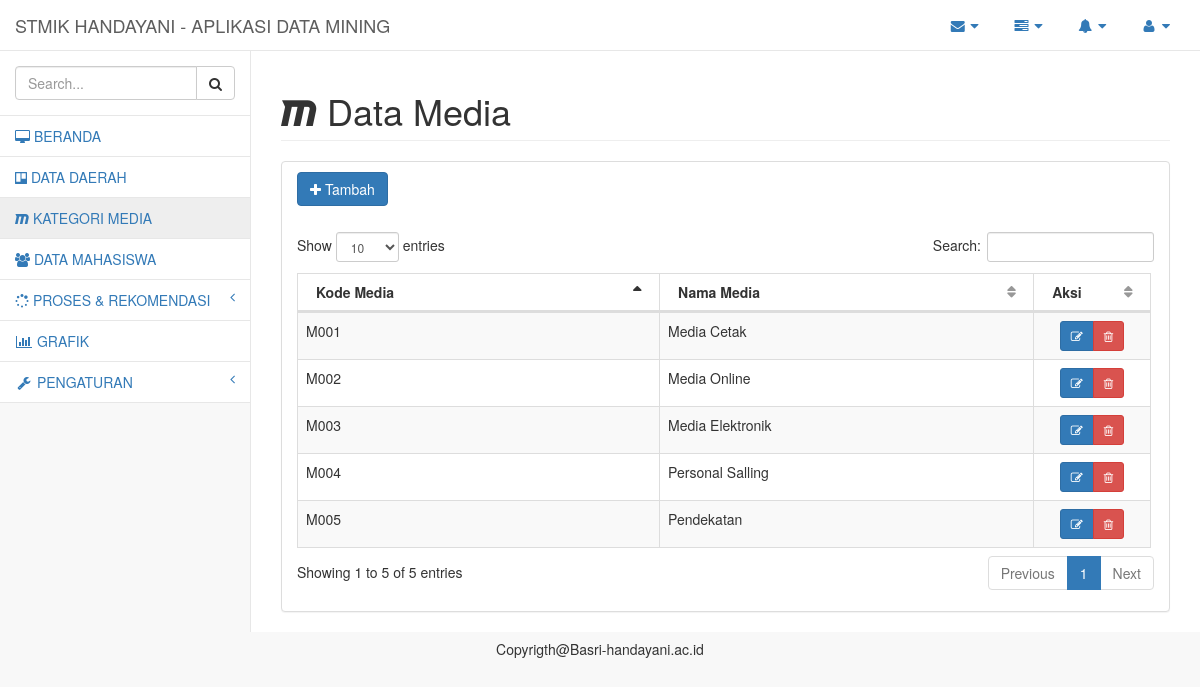
/admin/pages/kategori_media.php, run on the app's committed database.
### tables this page shows
CREATE TABLE `kategori_media` (
  `Kd_media` varchar(5) NOT NULL,
  `Nama_media` varchar(255) DEFAULT NULL
);

### admin/pages/kategori_media.php (the view, shortened to what this page needs)
<?php
include"Koneksi.php";
?>
<!DOCTYPE html>
<html lang="en">
<head>
    <link href="../vendor/bootstrap/css/bootstrap.min.css" rel="stylesheet">
    <link href="../vendor/metisMenu/metisMenu.min.css" rel="stylesheet">
    <link href="../vendor/datatables-plugins/dataTables.bootstrap.css" rel="stylesheet">
    <link href="../vendor/datatables-responsive/dataTables.responsive.css" rel="stylesheet">
    <link href="../dist/css/sb-admin-2.css" rel="stylesheet">
    <link href="../vendor/font-awesome/css/font-awesome.min.css" rel="stylesheet" type="text/css">
    </head>
    <body>
        <div id="wrapper">
            <nav class="navbar navbar-default navbar-static-top" role="navigation" style="margin-bottom: 0">
                <div class="navbar-header">
                    <a class="navbar-brand" href="#">STMIK HANDAYANI - APLIKASI DATA MINING</a>
                </div>
                <ul class="nav navbar-top-links navbar-right">
                    <li class="dropdown">
                        <a class="dropdown-toggle" data-toggle="dropdown" href="#">
                            <i class="fa fa-envelope fa-fw"></i> <i class="fa fa-caret-down"></i>
                        </a>
                    </li>
                    <li class="dropdown">
                        <a class="dropdown-toggle" data-toggle="dropdown" href="#">
                            <i class="fa fa-tasks fa-fw"></i> <i class="fa fa-caret-down"></i>
                        </a>
                    </li>
                    <li class="dropdown">
                        <a class="dropdown-toggle" data-toggle="dropdown" href="#">
                            <i class="fa fa-bell fa-fw"></i> <i class="fa fa-caret-down"></i>
                        </a>
                    </li>
                    <li class="dropdown">
                        <a class="dropdown-toggle" data-toggle="dropdown" href="#">
                            <i class="fa fa-user fa-fw"></i> <i class="fa fa-caret-down"></i>
                        </a>
                    </li>
                </ul>
                <div class="navbar-default sidebar" role="navigation">
                    <div class="sidebar-nav navbar-collapse">
                        <ul class="nav" id="side-menu">
                            <li class="sidebar-search">
                                <div class="input-group custom-search-form">
                                    <input type="text" class="form-control" placeholder="Search...">
                                    <span class="input-group-btn">
                                        <button class="btn btn-default" type="button">
                                            <i class="fa fa-search"></i>
                                        </button>
                                    </span>
                                </div>
                                <li>
                                    <a href="index.php"><i class="fa fa-desktop" ></i> BERANDA </a>
                                </li>
                                <li>
                                    <a href="data_daerah.php"><i class="fa fa-trello" ></i> DATA DAERAH</a>
                                </li>
                                <li>
                                    <a href="kategori_media.php"><i class="fa fa-maxcdn" ></i> KATEGORI MEDIA</a>
                                </li>
                                <li>
                                    <a href="home.php"><i class="fa fa-group" ></i> DATA MAHASISWA</a>
                                </li>
                                    <li>
                                        <a href="#"><i class="fa fa-spinner" > </i>&nbsp;PROSES & REKOMENDASI<span class="fa arrow"></span></a>
                                    </li>
                                    <li>
                                        <a href="grafik.php"><i class="fa fa-bar-chart-o fa-fw"> </i> GRAFIK</a>
                                    </li>
                                    <li>
                                       <a href="#"><i class="fa fa-wrench fa-fw"> </i> PENGATURAN<span class="fa arrow"></span></a>
                                </li>
                            </ul>
                        </div>
                    </div>
                </nav>
                <div id="page-wrapper">
                    <div class="row">
                        <div class="col-lg-12">
                            <h1 class="page-header" ><i class="fa fa-maxcdn"></i>&nbsp;Data Media</h1>
                        </div>
                    </div>
                    <div class="row">
                        <div class="col-lg-12">
                            <div class="panel panel-default">
                                <form method="post" enctype="multipart/form-data">
                                    <div class="panel-heading">
                                        <a type="button" class="btn btn-primary" href="#" data-toggle="modal" data-target="#myModal"><i class="fa fa-plus"></i>&nbsp;Tambah</a>
                            </div>
                        </div>
                        <tbody>
                         <div class="panel-body">
                            <table class="table table-striped table-bordered table-hover" id="dataTables-example">
                                <thead>
                                    <tr>
                                        <th class="center">Kode Media</th>
                                        <th class="center">Nama Media</th>
                                        <th class="center">Aksi</th>
                                    </tr>
                                </thead>
                                <?php
                                $query= $konek-> query('SELECT * FROM kategori_media');
                                while ($data= mysqli_fetch_array($query)) {
                                   ?>
                                   <tr>
                                       <td><?php echo $data['Kd_media']; ?></td>
                                       <td><?php echo $data['Nama_media']; ?></td>
                                       <td width="100" align="center">
                                           <div class="btn-group btn-group-sm">
                                            <a class="btn btn-primary" href="javascript:;" data-id="<?php echo $data['id']; ?>" data-toggle="modal" data-target="#modaledit"><i class="fa fa-pencil-square-o"></i></a>
                                            <a class="btn btn-danger" href="deletem.php ?Kd_media=<?php echo $data['id']; ?>"><i class="fa fa-trash-o"></i></a>
                                        </div>
                                    </td>
                                </tr>
                                <?php } ?>
                            </tbody>
                    </div>
                </div>
            </div>
        </div>
</body>
</html>
<h5 align="center">Copyrigth@Basri-handayani.ac.id</h5>

### data on the page
kategori_media: Kd_media "M001", Nama_media "Media Cetak"
kategori_media: Kd_media "M002", Nama_media "Media Online"
kategori_media: Kd_media "M003", Nama_media "Media Elektronik"
kategori_media: Kd_media "M004", Nama_media "Personal Salling"
kategori_media: Kd_media "M005", Nama_media "Pendekatan"
